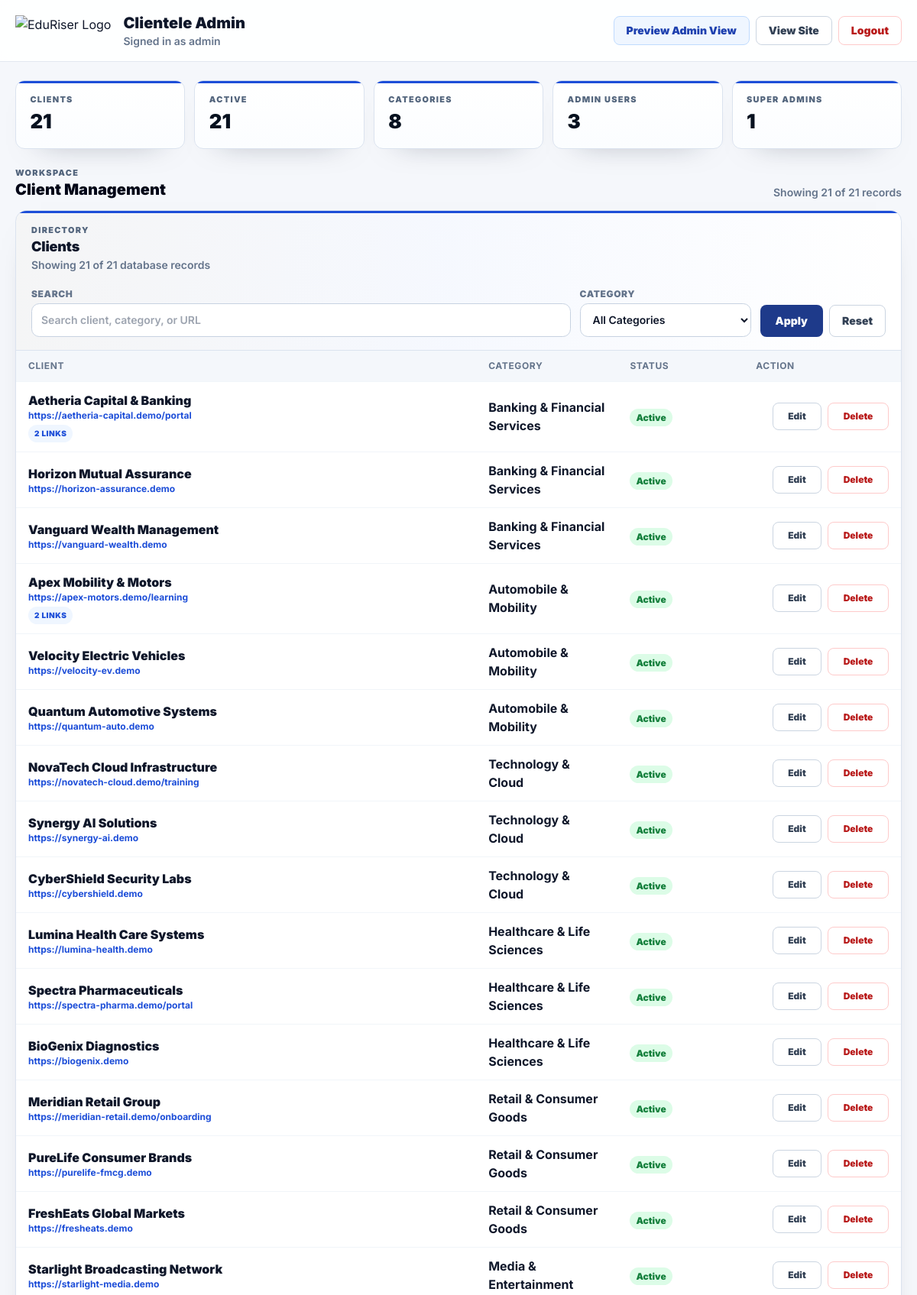
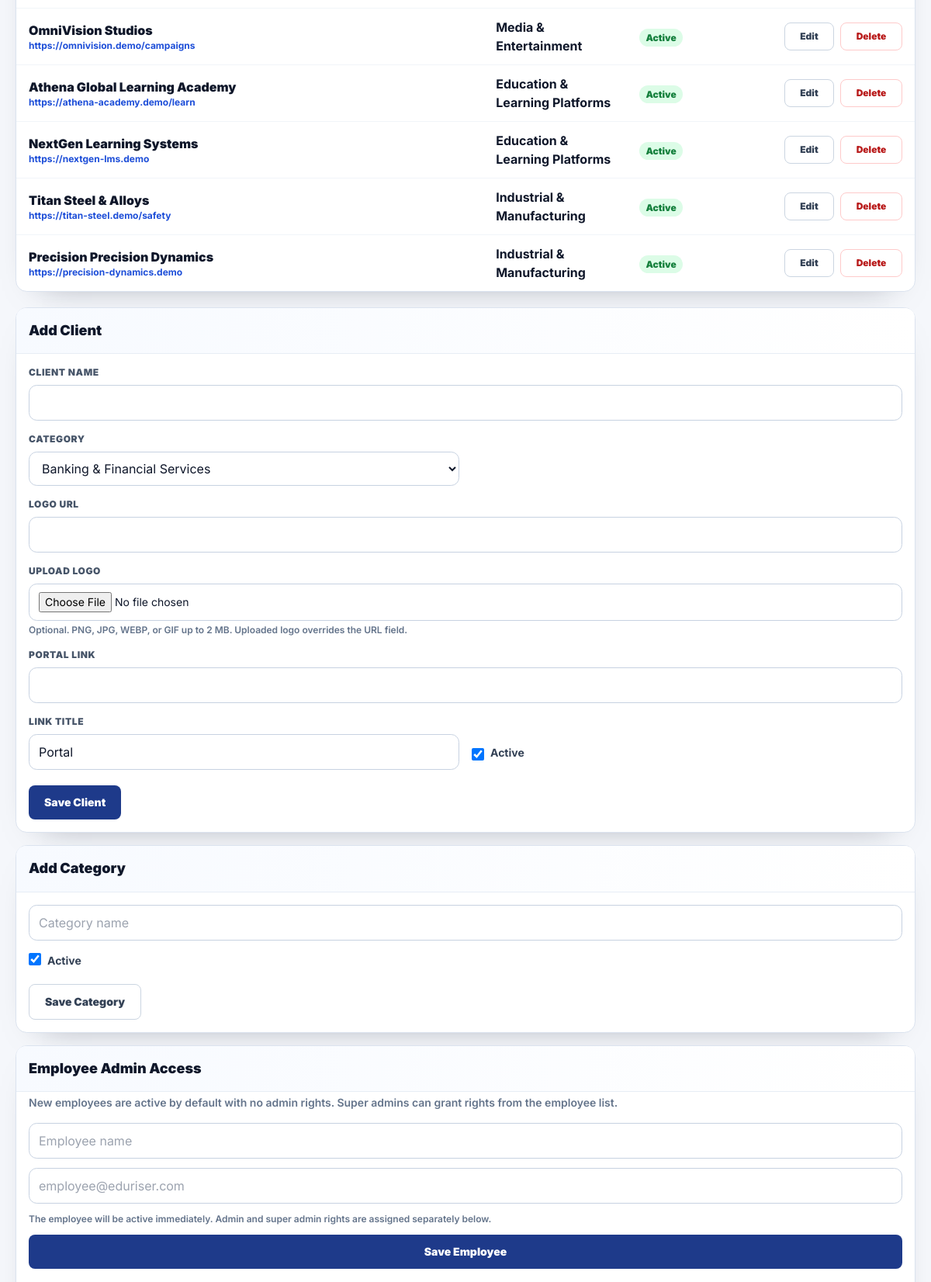
Page /admin/dashboard.php (signed in, upper part) on the committed database (2 pictures, top to bottom).
### tables this page shows
CREATE TABLE clients (
    id INT UNSIGNED AUTO_INCREMENT PRIMARY KEY,
    category_id INT UNSIGNED NOT NULL,
    name VARCHAR(180) NOT NULL,
    logo_url VARCHAR(500) DEFAULT NULL,
    primary_url VARCHAR(800) DEFAULT NULL,
    sort_order INT NOT NULL DEFAULT 0,
    is_active TINYINT(1) NOT NULL DEFAULT 1,
    created_at TIMESTAMP DEFAULT CURRENT_TIMESTAMP,
    updated_at TIMESTAMP DEFAULT CURRENT_TIMESTAMP ON UPDATE CURRENT_TIMESTAMP,
    CONSTRAINT fk_clients_category FOREIGN KEY (category_id) REFERENCES categories(id) ON DELETE RESTRICT
);

CREATE TABLE categories (
    id INT UNSIGNED AUTO_INCREMENT PRIMARY KEY,
    name VARCHAR(120) NOT NULL UNIQUE,
    slug VARCHAR(140) NOT NULL UNIQUE,
    sort_order INT NOT NULL DEFAULT 0,
    is_active TINYINT(1) NOT NULL DEFAULT 1,
    created_at TIMESTAMP DEFAULT CURRENT_TIMESTAMP,
    updated_at TIMESTAMP DEFAULT CURRENT_TIMESTAMP ON UPDATE CURRENT_TIMESTAMP
);

### admin/dashboard.php (the view, shortened to what the rows shown need)
<?php
require_once __DIR__ . '/../includes/auth.php';
$pdo = db();
$currentAdminEmail = current_admin_email();
$isSuperAdmin = employee_is_super_admin($currentAdminEmail);
$previewAdminView = $isSuperAdmin && ($_GET['preview_role'] ?? '') === 'admin';
$canViewSuperAdminTools = $isSuperAdmin && !$previewAdminView;
$params = [];
$sql = 'SELECT c.*, cat.name AS category_name,
               (SELECT COUNT(*) FROM client_links cl WHERE cl.client_id = c.id) AS link_count
        FROM clients c
        INNER JOIN categories cat ON cat.id = c.category_id';
$sql .= ' ORDER BY cat.sort_order ASC, cat.name ASC, c.sort_order ASC, c.name ASC';
$stmt = $pdo->prepare($sql);
$stmt->execute($params);
$clients = $stmt->fetchAll();
?>
<!DOCTYPE html>
<html lang="en">
<head>
    <script src="https://cdn.tailwindcss.com"></script>
</head>
<body class="text-slate-900">
    <header class="sticky top-0 z-40 border-b border-slate-200 bg-white/90 backdrop-blur">
        <div class="mx-auto flex max-w-7xl flex-col gap-4 px-4 py-4 sm:px-5 lg:flex-row lg:items-center lg:justify-between">
            <div class="flex items-center gap-4">
                <div>
                    <h1 class="text-xl font-black">Clientele Admin</h1>
                </div>
            </div>
        </div>
    </header>
    <main class="admin-shell">
        <div class="admin-workspace-title">
            <div>
                <h2 class="text-xl font-black text-slate-950">Client Management</h2>
            </div>
        </div>
        <section class="grid items-stretch gap-5 xl:grid-cols-[minmax(0,1fr)_24rem]">
            <div class="admin-tools-column order-2 xl:order-2">
                <form method="post" enctype="multipart/form-data" class="admin-surface admin-tool-card">
                    <h2 class="text-lg font-black">Add Client</h2>
                </form>
                <form method="post" class="admin-surface admin-tool-card">
                    <h2 class="text-lg font-black">Add Category</h2>
                </form>
                <?php if ($canViewSuperAdminTools): ?>
                <section class="admin-surface admin-tool-card">
                    <h2 class="text-lg font-black">Employee Admin Access</h2>
                </section>
                <?php endif; ?>
            </div>
            <section class="client-directory admin-surface order-1 flex min-h-[32rem] flex-col overflow-hidden xl:order-1">
                <div class="admin-section-heading">
                    <div class="flex flex-col gap-2 sm:flex-row sm:items-end sm:justify-between">
                        <div>
                            <h2 class="text-lg font-black">Clients</h2>
                        </div>
                    </div>
                </div>
                <div class="admin-table-wrap admin-table-scroll flex-1">
                    <table class="admin-table w-full">
                        <thead class="bg-slate-50 text-left text-xs font-black uppercase tracking-wider text-slate-500">
                            <tr><th class="client-column px-4 py-3">Client</th><th class="category-column px-4 py-3">Category</th><th class="status-column px-4 py-3">Status</th><th class="action-column px-4 py-3">Action</th></tr>
                        </thead>
                        <tbody>
                            <?php foreach ($clients as $client): ?>
                                <tr class="client-row border-t border-slate-100" data-client-category-id="<?= (int) $client['category_id'] ?>" data-client-search="<?= e(strtolower((string) $client['name'] . ' ' . (string) $client['category_name'] . ' ' . (string) $client['primary_url'])) ?>">
                                    <td class="px-4 py-3" data-label="Client">
                                        <p class="font-black"><?= e($client['name']) ?></p>
                                        <a href="<?= e($client['primary_url']) ?>" target="_blank" class="block max-w-full truncate text-xs font-bold text-blue-700"><?= e($client['primary_url']) ?></a>
                                        <?php if ((int) $client['link_count'] > 1): ?>
                                            <span class="mt-1 inline-flex rounded-full bg-blue-50 px-2 py-1 text-[10px] font-black uppercase tracking-wider text-blue-700"><?= (int) $client['link_count'] ?> links</span>
                                        <?php endif; ?>
                                    </td>
                                    <td class="px-4 py-3 font-bold" data-label="Category"><?= e($client['category_name']) ?></td>
                                    <td class="px-4 py-3" data-label="Status"><span class="rounded-full <?= (int) $client['is_active'] === 1 ? 'bg-green-100 text-green-700' : 'bg-slate-100 text-slate-500' ?> px-2 py-1 text-xs font-black"><?= (int) $client['is_active'] === 1 ? 'Active' : 'Paused' ?></span></td>
                                    <td class="action-column px-4 py-3" data-label="Action">
                                        <div class="actions-wrap flex flex-col items-stretch justify-end gap-2 min-[1180px]:flex-row min-[1180px]:items-center">
                                            <a href="edit-client.php?id=<?= (int) $client['id'] ?>" class="action-button inline-flex h-9 min-w-16 items-center justify-center rounded-lg border border-slate-300 bg-white px-3 text-xs font-black text-slate-700 transition hover:border-blue-200 hover:bg-blue-50 hover:text-blue-800">Edit</a>
                                            <?php if ($canViewSuperAdminTools): ?>
                                                <form method="post" onsubmit="return confirm('Delete this client?')" class="action-form m-0">
                                                    <button class="inline-flex h-9 min-w-20 items-center justify-center rounded-lg border border-red-200 bg-white px-3 text-xs font-black text-red-700 transition hover:border-red-300 hover:bg-red-50" type="submit">Delete</button>
                                                </form>
                                            <?php endif; ?>
                                        </div>
                                    </td>
                                </tr>
                            <?php endforeach; ?>
                        </tbody>
                    </table>
                </div>
            </section>
        </section>
    </main>
</body>
</html>

### rows in the picture
clients: name "Aetheria Capital & Banking", primary_url "https://aetheria-capital.demo/portal", link_count "2", category.name "Banking & Financial Services", is_active "Active"
clients: name "Horizon Mutual Assurance", primary_url "https://horizon-assurance.demo", category.name "Banking & Financial Services", is_active "Active"
clients: name "Vanguard Wealth Management", primary_url "https://vanguard-wealth.demo", category.name "Banking & Financial Services", is_active "Active"
clients: name "Apex Mobility & Motors", primary_url "https://apex-motors.demo/learning", link_count "2", category.name "Automobile & Mobility", is_active "Active"
clients: name "Velocity Electric Vehicles", primary_url "https://velocity-ev.demo", category.name "Automobile & Mobility", is_active "Active"
clients: name "Quantum Automotive Systems", primary_url "https://quantum-auto.demo", category.name "Automobile & Mobility", is_active "Active"
clients: name "NovaTech Cloud Infrastructure", primary_url "https://novatech-cloud.demo/training", category.name "Technology & Cloud", is_active "Active"
clients: name "Synergy AI Solutions", primary_url "https://synergy-ai.demo", category.name "Technology & Cloud", is_active "Active"
clients: name "CyberShield Security Labs", primary_url "https://cybershield.demo", category.name "Technology & Cloud", is_active "Active"
clients: name "Lumina Health Care Systems", primary_url "https://lumina-health.demo", category.name "Healthcare & Life Sciences", is_active "Active"
clients: name "Spectra Pharmaceuticals", primary_url "https://spectra-pharma.demo/portal", category.name "Healthcare & Life Sciences", is_active "Active"
clients: name "BioGenix Diagnostics", primary_url "https://biogenix.demo", category.name "Healthcare & Life Sciences", is_active "Active"
clients: name "Meridian Retail Group", primary_url "https://meridian-retail.demo/onboarding", category.name "Retail & Consumer Goods", is_active "Active"
clients: name "PureLife Consumer Brands", primary_url "https://purelife-fmcg.demo", category.name "Retail & Consumer Goods", is_active "Active"
clients: name "FreshEats Global Markets", primary_url "https://fresheats.demo", category.name "Retail & Consumer Goods", is_active "Active"
clients: name "Starlight Broadcasting Network", primary_url "https://starlight-media.demo", category.name "Media & Entertainment", is_active "Active"
clients: name "OmniVision Studios", primary_url "https://omnivision.demo/campaigns", category.name "Media & Entertainment", is_active "Active"
clients: name "Athena Global Learning Academy", primary_url "https://athena-academy.demo/learn", category.name "Education & Learning Platforms", is_active "Active"
clients: name "NextGen Learning Systems", primary_url "https://nextgen-lms.demo", category.name "Education & Learning Platforms", is_active "Active"
clients: name "Titan Steel & Alloys", primary_url "https://titan-steel.demo/safety", category.name "Industrial & Manufacturing", is_active "Active"
clients: name "Precision Precision Dynamics", primary_url "https://precision-dynamics.demo", category.name "Industrial & Manufacturing", is_active "Active"

### other values in the picture
$_SESSION['admin_username'] "admin"
$totalClientCount "21"
$activeClientCount "21"
count($categories) "8"
$adminEmployeeCount "3"
$superAdminEmployeeCount "1"
$totalClients "21"
form field category_id "Banking & Financial Services"
